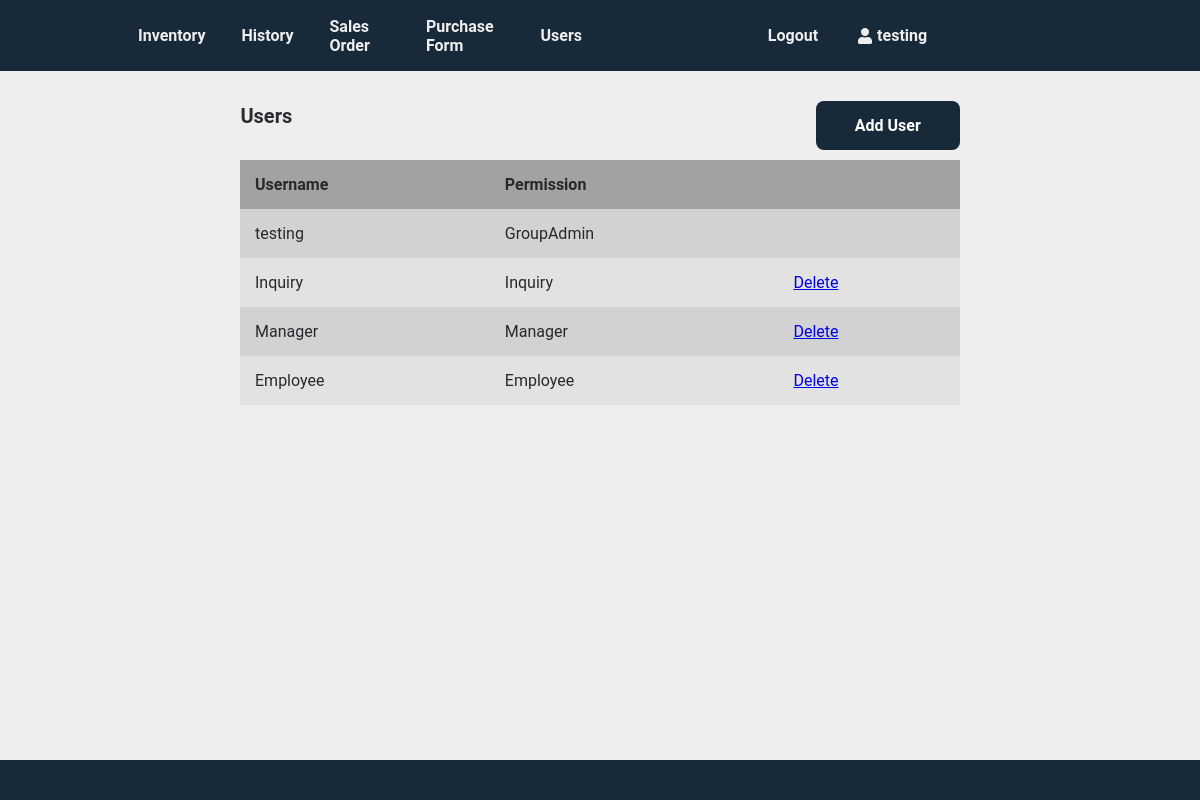
Page /index.php?page=users (signed in) on the earlier database version.
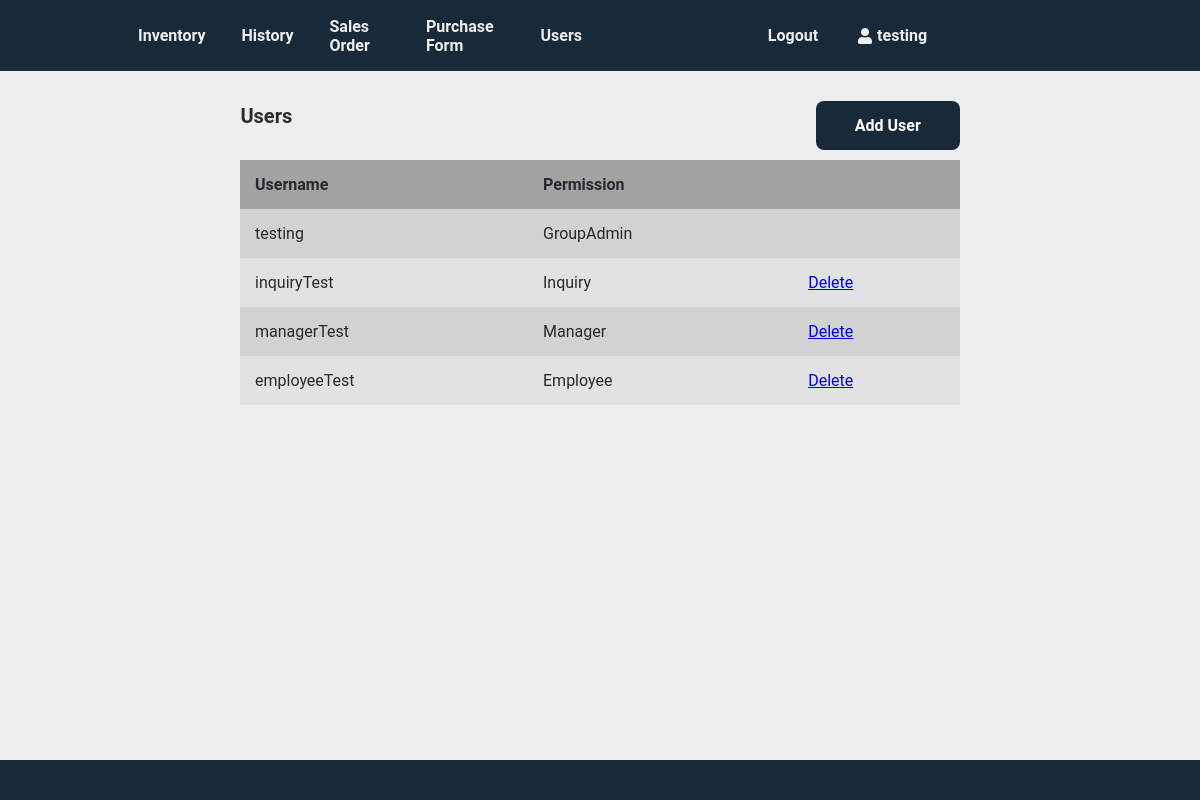
Same page on the later database version.
### tables this page shows
CREATE TABLE `accounts` (
  `id` int(11) NOT NULL,
  `username` varchar(50) NOT NULL,
  `password` varchar(255) NOT NULL,
  `permission` varchar(50) NOT NULL,
  `groupname` varchar(50) NOT NULL
);

### index.php (called while the page is built, shortened)
<?php
    include "functions.php";
    $page = isset($_GET["page"]) && file_exists($_GET["page"] . ".php") ? $_GET["page"] : "login";
    include $page . ".php";
?>

### users.php (the view, shortened to what this page needs)
<?php
$site_title = "Users";
$username = $_SESSION["username"];
nav_header($site_title, $username);
$groupname = $_SESSION["groupname"];
$sql = "SELECT * FROM accounts WHERE groupname = ?";
$account_rows = $conn->execute_query($sql, [$groupname]);
?>
<div class="content-wrapper">
	<div class="flex-wrapper">
		<h1 class="h1-align">Users</h1>
		<?php
		if ($_SESSION["permission"] == "GroupAdmin")
		{
			echo "<button id='modal-open'>Add User</button>";
		}
		?>
	</div>
	<table>
		<tr>
			<th>Username</th>
			<th>Permission</th>
			<?php if($_SESSION["permission"] == "GroupAdmin"){echo "<th> </th>";} ?>
		</tr>
		<?php foreach($account_rows as $row): ?>
		<tr>
			<td><?= htmlspecialchars($row['username']) ?></td>
			<td><?= htmlspecialchars($row['permission']) ?></td>
			<?php
			if($_SESSION["permission"] == "GroupAdmin")
				{
					$user_id = $row['id'];
					if($row['permission'] != "GroupAdmin")
					{
						echo <<<EOT
						<td><a href="delete_user.php?id=$user_id">Delete</a></td>
						EOT;
					}
					else
					{
						echo "<td> </td>";
					}
				}
			?>
		</tr>
		<?php endforeach ?>
	</table>
</div>
<?=footer()?>
<?php
if (!isset($_POST["username"], $_POST["password"], $_POST["permission"]))
{
	exit("");
}
?>

### functions.php (shortened to what this page needs)
<?php
function nav_groupadmin($title, $username)
{
    echo <<<EOT
    <!DOCTYPE html>
    <html>
        <head>
            <meta charset="utf-8">
            <title>$title</title>
            <link rel="stylesheet" href="style.css" type="text/css"/>
            <link rel="stylesheet" href="https://use.fontawesome.com/releases/v5.7.1/css/all.css">
        </head>
        <body>
            <header>
                <div class="content-wrapper">
                    <nav>
                        <a href="index.php?page=inventory">Inventory</a>
                        <a href="index.php?page=history">History</a>
                        <a href="index.php?page=form_delivery">Sales Order</a>
                        <a href="index.php?page=form_purchase">Purchase Form</a>
                        <a href="index.php?page=users">Users</a>
                    </nav>
                    <h1> </h1>
                    <div class="nav">
                        <a href="index.php?page=logout">Logout</a>
                        <i class="fas fa-user"></i><p>$username</p>
                    </div>
                </div>
            </header>
            <main>
    EOT;
}
function nav_header($title, $username)
{
    if ($_SESSION["loggedin"] != true)
    {
        header("Location: index.php");
    }
    elseif ($_SESSION["permission"] == "Inquiry")
    {
        nav_inquiry($title, $username);
    }
    elseif ($_SESSION["permission"] == "Employee")
    {
        nav_employee($title, $username);
    }
    elseif ($_SESSION["permission"] == "Manager")
    {
        nav_manager($title, $username);
    }
    elseif ($_SESSION["permission"] == "GroupAdmin")
    {
        nav_groupadmin($title, $username);
    }
}
function footer()
{
echo <<<EOT
        </main>
        <footer>
            <div class="content-wrapper">
            </div>
        </footer>
    </body>
</html>
EOT;
}
?>

### style.css (style rules this page uses)
:root { --background-color1: #eeeeee; --background-color2: #dddddd; --background-color3: #aaaaaa; --primary-color1: #182939; --text-color: #282b30; --paypal-color: #f7be3a; --link-color: #43598b; --notice-color: #FFFD74; }
* { box-sizing: border-box; font-family: roboto, "helvetica neue", Arial, sans-serif; font-size: 16px; }
html { height: 100%; }
body { position: relative; min-height: 100%; color: var(--text-color); background-color: var(--background-color1); margin: 0; padding-bottom: 100px; }
h1, h2, h3, h4, h5 { color: var(--dull-text-color); }
.h1-align { font-size: 20px; }
.content-wrapper { max-width: 80%; min-width: 50%; margin: 0 auto; }
header { background-color: var(--primary-color1); }
header p, header i { font-family: roboto, "helvetica neue", Arial, sans-serif; padding: 10px 5px 10px 0; color: var(--background-color1); font-weight: bold; }
header i { padding-left: 20px; padding-right: 5px; }
header .content-wrapper { display: flex; }
header nav { display: flex; flex-grow: 1; flex-basis: 0; justify-content: center; align-items: center; margin: 0; }
header nav a { text-decoration: none; color: var(--background-color1); padding: 10px 10px; margin: 0 8px; font-weight: bold; }
header .nav { display: flex; flex-grow: 1; flex-basis: 0; justify-content: center; align-items: center; }
header .nav a { text-decoration: none; color: var(--background-color1); font-weight: bold; padding: 10px 10px; margin: 0 10px; }
footer { position: absolute; bottom: 0; background-color: var(--primary-color1); padding: 20px 0; width: 100%; }
.flex-wrapper { display: flex; flex-wrap: nowrap; justify-content: space-between; margin: 0px 11.5% 0px 11.5%; align-items: center; padding:10px; }
table { min-width: 75%; border-collapse: collapse; margin-left: auto; margin-right: auto; filter: brightness(95%); }
th, td { padding: 15px; text-align:left; }
th { background-color: var(--background-color3); }
tr:nth-child(even) { background-color: var(--background-color2); }
tr:nth-child(odd) { background-color: var(--background-color1); }
#modal-open { min-width: 20%; padding: 15px; margin-top: 20px; background-color: var(--primary-color1); border: 0; cursor: pointer; font-weight: bold; color: #ffffff; transition: background-color 0.2s; border-radius: 8px; }

Differences in the rows shown:
removed accounts: username "Inquiry", permission "Inquiry"
removed accounts: username "Manager", permission "Manager"
removed accounts: username "Employee", permission "Employee"
added accounts: username "inquiryTest", permission "Inquiry"
added accounts: username "managerTest", permission "Manager"
added accounts: username "employeeTest", permission "Employee"
